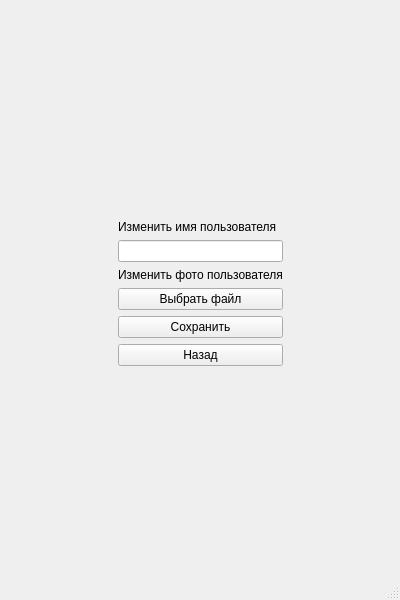
<?xml version="1.0" encoding="UTF-8"?>
<ui version="4.0">
 <class>changeprofile</class>
 <widget class="QMainWindow" name="changeprofile">
  <property name="geometry">
   <rect>
    <x>0</x>
    <y>0</y>
    <width>400</width>
    <height>600</height>
   </rect>
  </property>
  <property name="windowTitle">
   <string>MainWindow</string>
  </property>
  <widget class="QWidget" name="centralwidget">
   <layout class="QHBoxLayout" name="horizontalLayout_2">
    <item>
     <spacer name="horizontalSpacer">
      <property name="orientation">
       <enum>Qt::Horizontal</enum>
      </property>
      <property name="sizeHint" stdset="0">
       <size>
        <width>40</width>
        <height>20</height>
       </size>
      </property>
     </spacer>
    </item>
    <item>
     <layout class="QVBoxLayout" name="verticalLayout_3">
      <item>
       <layout class="QVBoxLayout" name="verticalLayout">
        <item>
         <spacer name="verticalSpacer">
          <property name="orientation">
           <enum>Qt::Vertical</enum>
          </property>
          <property name="sizeHint" stdset="0">
           <size>
            <width>20</width>
            <height>40</height>
           </size>
          </property>
         </spacer>
        </item>
        <item>
         <widget class="QLabel" name="label">
          <property name="text">
           <string>Изменить имя пользователя</string>
          </property>
         </widget>
        </item>
        <item>
         <widget class="QLineEdit" name="lineEdit_newlogin"/>
        </item>
       </layout>
      </item>
      <item>
       <layout class="QVBoxLayout" name="verticalLayout_2">
        <item>
         <widget class="QLabel" name="label_2">
          <property name="text">
           <string>Изменить фото пользователя</string>
          </property>
         </widget>
        </item>
        <item>
         <widget class="QPushButton" name="pushButton_choose_file">
          <property name="text">
           <string>Выбрать файл</string>
          </property>
         </widget>
        </item>
       </layout>
      </item>
      <item>
       <layout class="QVBoxLayout" name="verticalLayout_4">
        <item>
         <widget class="QPushButton" name="pushButton_save_changes">
          <property name="text">
           <string>Сохранить</string>
          </property>
         </widget>
        </item>
        <item>
         <widget class="QPushButton" name="pushButton_2">
          <property name="text">
           <string>Назад</string>
          </property>
         </widget>
        </item>
        <item>
         <spacer name="verticalSpacer_2">
          <property name="orientation">
           <enum>Qt::Vertical</enum>
          </property>
          <property name="sizeHint" stdset="0">
           <size>
            <width>20</width>
            <height>40</height>
           </size>
          </property>
         </spacer>
        </item>
       </layout>
      </item>
     </layout>
    </item>
    <item>
     <spacer name="horizontalSpacer_2">
      <property name="orientation">
       <enum>Qt::Horizontal</enum>
      </property>
      <property name="sizeHint" stdset="0">
       <size>
        <width>40</width>
        <height>20</height>
       </size>
      </property>
     </spacer>
    </item>
   </layout>
  </widget>
  <widget class="QMenuBar" name="menubar">
   <property name="geometry">
    <rect>
     <x>0</x>
     <y>0</y>
     <width>400</width>
     <height>21</height>
    </rect>
   </property>
  </widget>
  <widget class="QStatusBar" name="statusbar"/>
 </widget>
 <resources/>
 <connections/>
</ui>
